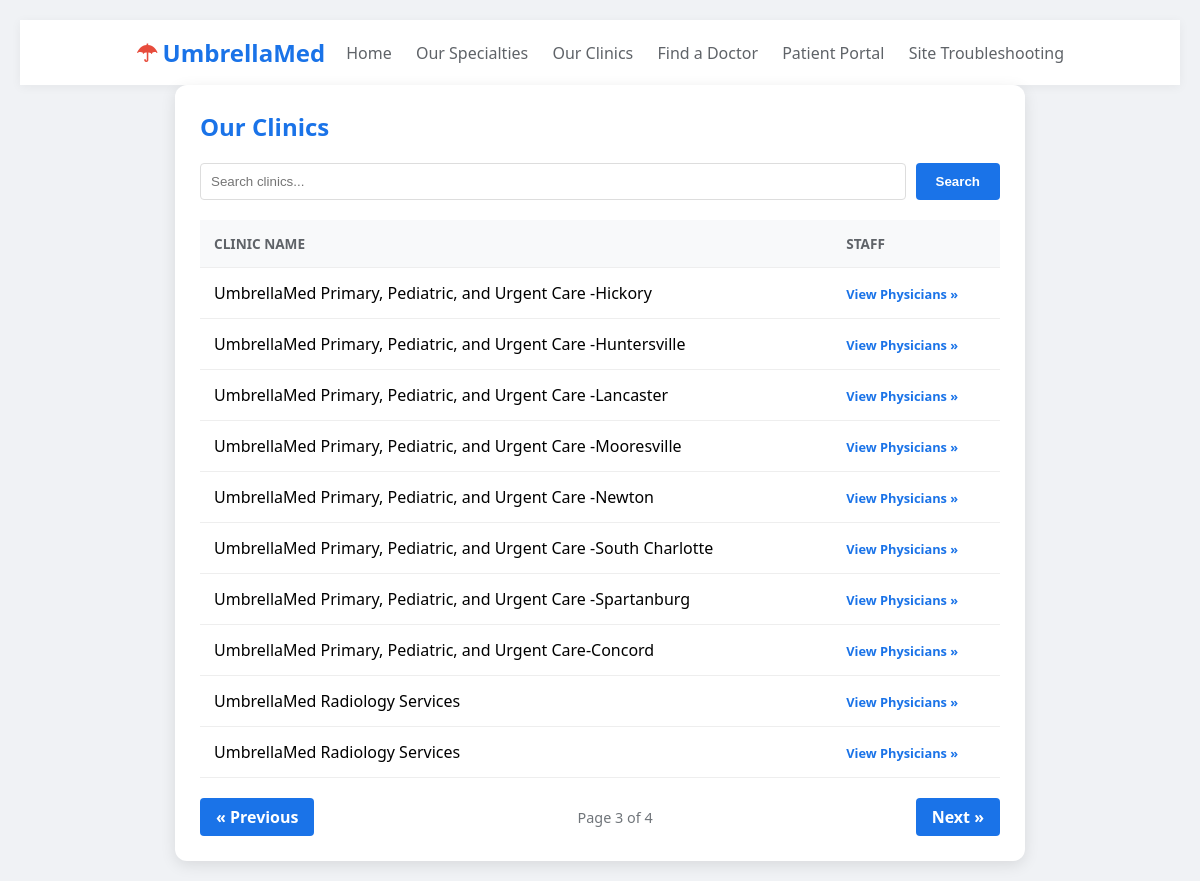
/clinics.php?page=3, run on the app's committed database.
### tables this page shows
CREATE TABLE `clinics` (
  `clinic_id` int NOT NULL AUTO_INCREMENT,
  `clinic_name` varchar(100) NOT NULL,
  `clinic_address` varchar(255) NOT NULL,
  `clinic_suite` varchar(45) NOT NULL,
  `clinic_city` varchar(45) NOT NULL,
  `clinic_state` varchar(2) NOT NULL,
  `clinic_zip` varchar(45) NOT NULL,
  `clinic_phone` varchar(45) NOT NULL,
  `clinic_fax` varchar(45) NOT NULL,
  PRIMARY KEY (`clinic_id`)
);

### www/clinics.php (the view, shortened to what this page needs)
<!DOCTYPE html>
<html lang="en">
<head>
</head>
<body>
<nav>
    <div class="logo"><span>☂</span> UmbrellaMed</div>
    <div class="links">
        <a href="Umbrellamed.php">Home</a>
        <a href="specialties.php">Our Specialties</a>
        <a href="clinics.php">Our Clinics</a>
        <a href="physicians.php">Find a Doctor</a> <a href="#">Patient Portal</a>
        <a href="index.php">Site Troubleshooting</a>
    </div>
</nav>
<div class="container">
    <div class="header-bar">
        <h2>Our Clinics</h2>
    </div>
    <form method="GET" class="search-form">
        <input type="text" name="search" class="search-input" placeholder="Search clinics..." value="<?php echo isset($_GET['search']) ? htmlspecialchars($_GET['search']) : ''; ?>">
        <button type="submit" class="search-btn">Search</button>
    </form>
    <?php
    $servername = "localhost";
    $username = "UmbrellaUser";
    $password = "Net260Rocks!";
    $dbname = "umbrellamed";
    $conn = mysqli_connect($servername, $username, $password, $dbname);
    $search = isset($_GET['search']) ? mysqli_real_escape_string($conn, $_GET['search']) : '';
    $limit = 10;
    $page = isset($_GET['page']) ? (int)$_GET['page'] : 1;
    $offset = ($page - 1) * $limit;
    $where_clause = $search !== "" ? "WHERE clinic_name LIKE '%$search%'" : "";
    $total_sql = "SELECT COUNT(*) FROM clinics $where_clause";
    $total_result = mysqli_query($conn, $total_sql);
    $total_rows = mysqli_fetch_array($total_result)[0];
    $total_pages = ceil($total_rows / $limit);
    $sql = "SELECT clinic_id, clinic_name FROM clinics $where_clause ORDER BY clinic_name LIMIT $limit OFFSET $offset";
    $results = mysqli_query($conn, $sql);
    $search_param = ($search !== "") ? "&search=" . urlencode($search) : "";
    if (mysqli_num_rows($results) > 0) {
        echo "<table><tr><th>Clinic Name</th><th>Staff</th></tr>";
        while($row = mysqli_fetch_assoc($results)) {
            echo "<tr>";
            echo "<td>" . htmlspecialchars($row["clinic_name"]) . "</td>";
            echo "<td><a href='physicians.php?search=" . urlencode($row["clinic_name"]) . "' class='view-docs'>View Physicians &raquo;</a></td>";
            echo "</tr>";
        }
        echo "</table>";
        echo "<div class='pagination'>";
        echo ($page > 1) ? "<a href='?page=" . ($page - 1) . "$search_param' class='btn'>&laquo; Previous</a>" : "<a class='btn disabled'>&laquo; Previous</a>";
        echo "<span class='page-info'>Page $page of " . ($total_pages ?: 1) . "</span>";
        echo ($page < $total_pages) ? "<a href='?page=" . ($page + 1) . "$search_param' class='btn'>Next &raquo;</a>" : "<a class='btn disabled'>Next &raquo;</a>";
        echo "</div>";
    } else {
        echo "<p>No clinics found.</p>";
    }
    ?>
</div>
</body>
</html>

### www/clinics.php (style rules this page uses)
nav { background: white; padding: 1rem 10%; display: flex; justify-content: space-between; align-items: center; box-shadow: 0 2px 10px rgba(0,0,0,0.05); }
.logo { font-size: 1.5rem; font-weight: bold; color: #1a73e8; display: flex; align-items: center; }
.logo span { color: #e74c3c; margin-right: 5px; }
nav a { text-decoration: none; color: #5f6368; margin-left: 20px; font-weight: 500; }
body { font-family: 'Segoe UI', Tahoma, Geneva, Verdana, sans-serif; margin: 20px; background-color: #f0f2f5; }
.container { max-width: 800px; margin: auto; background: white; padding: 25px; border-radius: 12px; box-shadow: 0 4px 15px rgba(0,0,0,0.1); }
.header-bar { display: flex; justify-content: space-between; align-items: center; margin-bottom: 20px; }
h2 { color: #1a73e8; margin: 0; }
.search-form { margin-bottom: 20px; display: flex; gap: 10px; }
.search-input { flex-grow: 1; padding: 10px; border: 1px solid #ddd; border-radius: 4px; outline: none; }
.search-btn { padding: 10px 20px; background: #1a73e8; color: white; border: none; border-radius: 4px; cursor: pointer; font-weight: bold; }
table { width: 100%; border-collapse: collapse; }
th, td { text-align: left; padding: 14px; border-bottom: 1px solid #eee; }
th { background-color: #f8f9fa; color: #5f6368; text-transform: uppercase; font-size: 0.85rem; }
.view-docs { font-size: 0.8rem; color: #1a73e8; text-decoration: none; font-weight: bold; }
.pagination { margin-top: 20px; display: flex; justify-content: space-between; align-items: center; }
.btn { padding: 8px 16px; background: #1a73e8; color: white; text-decoration: none; border-radius: 4px; font-weight: bold; }
.page-info { color: #70757a; font-size: 0.9rem; }

### data on the page
clinics: clinic_name "UmbrellaMed Primary, Pediatric, and Urgent Care -Hickory"
clinics: clinic_name "UmbrellaMed Primary, Pediatric, and Urgent Care -Huntersville"
clinics: clinic_name "UmbrellaMed Primary, Pediatric, and Urgent Care -Lancaster"
clinics: clinic_name "UmbrellaMed Primary, Pediatric, and Urgent Care -Mooresville"
clinics: clinic_name "UmbrellaMed Primary, Pediatric, and Urgent Care -Newton"
clinics: clinic_name "UmbrellaMed Primary, Pediatric, and Urgent Care -South Charlotte"
clinics: clinic_name "UmbrellaMed Primary, Pediatric, and Urgent Care -Spartanburg"
clinics: clinic_name "UmbrellaMed Primary, Pediatric, and Urgent Care-Concord"
clinics: clinic_name "UmbrellaMed Radiology Services"
clinics: clinic_name "UmbrellaMed Radiology Services"

### other printed values
$page "3"
$total_pages ?: 1 "4"
